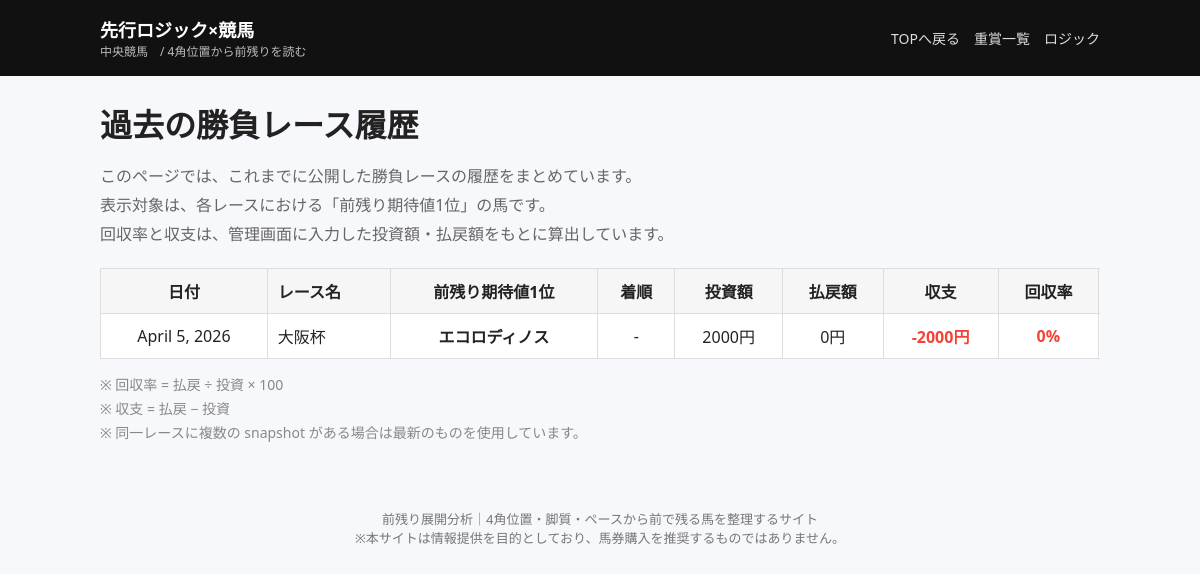
The page /races/ on the database its author committed.
### keibaapp_1/models.py (models this page shows, shortened)
class RaceResultSnapshot(models.Model):
    race_snapshot = models.OneToOneField(
        RaceAnalysisSnapshot,
        on_delete=models.CASCADE,
        related_name="race_result"
    )
    bet_amount = models.PositiveIntegerField(null=True, blank=True, help_text="そのレースでの合計投資額")
    return_amount = models.PositiveIntegerField(null=True, blank=True, help_text="そのレースでの合計払戻額")
    note = models.CharField(max_length=255, blank=True, default="")
    created_at = models.DateTimeField(auto_now_add=True)

class Race(models.Model):
    GRADE_CHOICES = [("G1", "G1"), ("G2", "G2"), ("G3", "G3")]
    name = models.CharField(max_length=100)
    race_date = models.DateField()
    course = models.CharField(max_length=100)  # 例：東京 ダ1600
    grade = models.CharField(max_length=2, choices=GRADE_CHOICES)
    track_condition = models.CharField(max_length=10, blank=True, default="")  # 良/稍/重/不
    pace = models.CharField(max_length=1, blank=True, default="")  # S/M/H
    pace_comment = models.CharField(max_length=100, blank=True, default="")
    is_featured_this_week = models.BooleanField(default=False)
    created_at = models.DateTimeField(auto_now_add=True)

class EntryAnalysisSnapshot(models.Model):
    RUN_STYLE_CHOICES = [
        ("NIGE", "逃げ"),
        ("SENKO", "先行"),
        ("KOUI", "好位"),
        ("SASHI", "差し"),
        ("OIKOMI", "追込"),
        ("UNKNOWN", "不明"),
    ]
    race_snapshot = models.ForeignKey(
        RaceAnalysisSnapshot,
        on_delete=models.CASCADE,
        related_name="entry_snapshots"
    )
    horse_entry = models.ForeignKey(
        HorseEntry,
        on_delete=models.SET_NULL,
        null=True,
        blank=True,
        related_name="analysis_snapshots"
    )
    horse_name = models.CharField(max_length=100)
    horse_number = models.PositiveIntegerField(null=True, blank=True)
    gate = models.PositiveIntegerField(null=True, blank=True)
    jockey = models.CharField(max_length=100, blank=True, default="")
    run_style = models.CharField(max_length=10, choices=RUN_STYLE_CHOICES, default="UNKNOWN")
    corner4_index = models.FloatField(null=True, blank=True)
    agari_avg_rank = models.FloatField(null=True, blank=True)
    tempo_raw = models.FloatField(default=0.0)
    tempo = models.FloatField(default=0.0)
    pseudo_win_prob = models.FloatField(default=0.0)
    value_index = models.FloatField(null=True, blank=True)
    expected_odds = models.FloatField(null=True, blank=True)
    rank_by_prob = models.PositiveIntegerField(null=True, blank=True)
    rank_by_value = models.PositiveIntegerField(null=True, blank=True)
    created_at = models.DateTimeField(auto_now_add=True)

### keibaapp_1/views.py (the view)
# urls.py: path("races/", views.races_page, name="races_page"),
def races_page(request):
    cutoff_date = date(2026, 4, 5)
    races = (
        Race.objects
        .filter(race_date__gte=cutoff_date)
        .order_by("-race_date")
    )
    data = []
    for race in races:
        snapshot = (
            RaceAnalysisSnapshot.objects
            .filter(race=race)
            .order_by("-calculated_at")
            .first()
        )
        if not snapshot:
            continue
        value1 = (
            EntryAnalysisSnapshot.objects
            .filter(race_snapshot=snapshot, rank_by_value=1)
            .select_related("result_snapshot")
            .first()
        )
        result = getattr(value1, "result_snapshot", None) if value1 else None
        bet, ret = get_race_result_amounts(snapshot)
        roi = int((ret / bet) * 100) if bet else 0
        profit = ret - bet
        data.append({
            "id": race.id,
            "name": race.name,
            "race_date": race.race_date,
            "honmei": value1.horse_name if value1 else "-",
            "rank": result.finish_position if result else None,
            "bet_amount": bet,
            "return_amount": ret,
            "profit": profit,
            "roi": roi,
        })
    return render(request, "keibaapp_1/races.html", {
        "races": data
    })

### keibaapp_1/views.py (called while the page is built)
def get_race_result_amounts(snapshot):
    race_result = getattr(snapshot, "race_result", None)
    if not race_result:
        return 0, 0
    bet = race_result.bet_amount or 0
    ret = race_result.return_amount or 0
    return bet, ret

### keibaapp_1/templates/keibaapp_1/races.html (shortened to what this page needs)
{% extends "keibaapp_1/base.html" %}
{% block content %}
<h1 style="margin-bottom:10px;">過去の勝負レース履歴</h1>
<p class="history-lead">
  このページでは、これまでに公開した勝負レースの履歴をまとめています。<br>
  表示対象は、各レースにおける「前残り期待値1位」の馬です。<br>
  回収率と収支は、管理画面に入力した投資額・払戻額をもとに算出しています。
</p>
{% if races %}
<div class="history-table-wrap">
  <table class="history-table">
    <thead>
      <tr>
        <th class="text-center">日付</th>
        <th class="text-left">レース名</th>
        <th class="text-center">前残り期待値1位</th>
        <th class="text-center">着順</th>
        <th class="text-center">投資額</th>
        <th class="text-center">払戻額</th>
        <th class="text-center">収支</th>
        <th class="text-center">回収率</th>
      </tr>
    </thead>
    <tbody>
      {% for r in races %}
      <tr>
        <td class="text-center">
          {{ r.race_date }}
        </td>
        <td class="text-left">
          {{ r.name }}
        </td>
        <td class="text-center horse-name">
          {{ r.honmei }}
        </td>
        <td class="text-center">
          {% if r.rank %}
            {{ r.rank }}着
          {% else %}
            -
          {% endif %}
        </td>
        <td class="text-center">
          {% if r.bet_amount %}
            {{ r.bet_amount }}円
          {% else %}
            -
          {% endif %}
        </td>
        <td class="text-center">
          {{ r.return_amount|default:0 }}円
        </td>
        <td class="text-center">
          {% if r.bet_amount %}
            {% if r.profit > 0 %}
              <span class="profit-plus">+{{ r.profit }}円</span>
            {% elif r.profit < 0 %}
              <span class="profit-minus">{{ r.profit }}円</span>
            {% else %}
              <span>0円</span>
            {% endif %}
          {% else %}
            -
          {% endif %}
        </td>
        <td class="text-center">
          {% if r.bet_amount %}
            {% if r.roi >= 100 %}
              <span class="roi-plus">{{ r.roi }}%</span>
            {% else %}
              <span class="roi-minus">{{ r.roi }}%</span>
            {% endif %}
          {% else %}
            -
          {% endif %}
        </td>
      </tr>
      {% endfor %}
    </tbody>
  </table>
</div>
<p class="history-note">
  ※ 回収率 = 払戻 ÷ 投資 × 100<br>
  ※ 収支 = 払戻 − 投資<br>
  ※ 同一レースに複数の snapshot がある場合は最新のものを使用しています。
</p>
{% else %}
<p>まだ履歴はありません。</p>
{% endif %}
{% endblock %}

### keibaapp_1/templates/keibaapp_1/base.html (style rules this page uses)
body { font-family: system-ui, sans-serif; margin: 0; background: #f7f8fb; color: #222; }
table { border-collapse: collapse; width: 100%; background: #fff; }
th, td { border: 1px solid #ddd; padding: 10px; text-align: left; }
th { background: #f6f6f6; }

### keibaapp_1/templates/keibaapp_1/races.html (style rules this page uses)
.history-lead { color: #666; margin-bottom: 20px; line-height: 1.8; }
.history-table-wrap { overflow-x: auto; }
.history-table { width: 100%; border-collapse: collapse; min-width: 1100px; }
.history-table thead tr { background: #f5f5f5; }
.history-table th, .history-table td { padding: 10px; }
.history-table tbody tr { border-bottom: 1px solid #eee; }
.text-center { text-align: center; }
.text-left { text-align: left; }
.horse-name { font-weight: 700; }
.profit-minus, .roi-minus { color: #f44336; font-weight: 700; }
.history-note { color: #888; font-size: 14px; margin-top: 14px; line-height: 1.7; }

### rows shown on the page
RaceResultSnapshot: race_date "April 5, 2026", name "大阪杯", honmei "エコロディノス", bet_amount "2000", return_amount "0", profit "-2000", roi "0"
